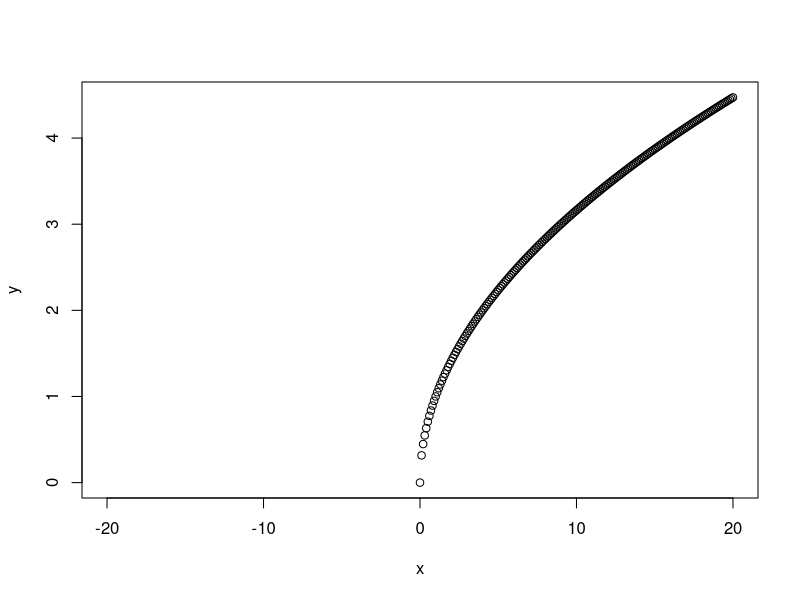
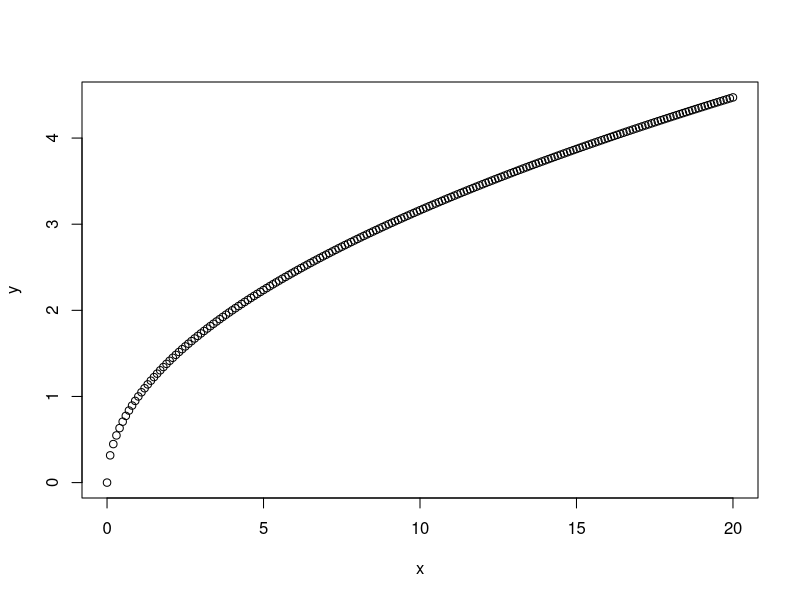
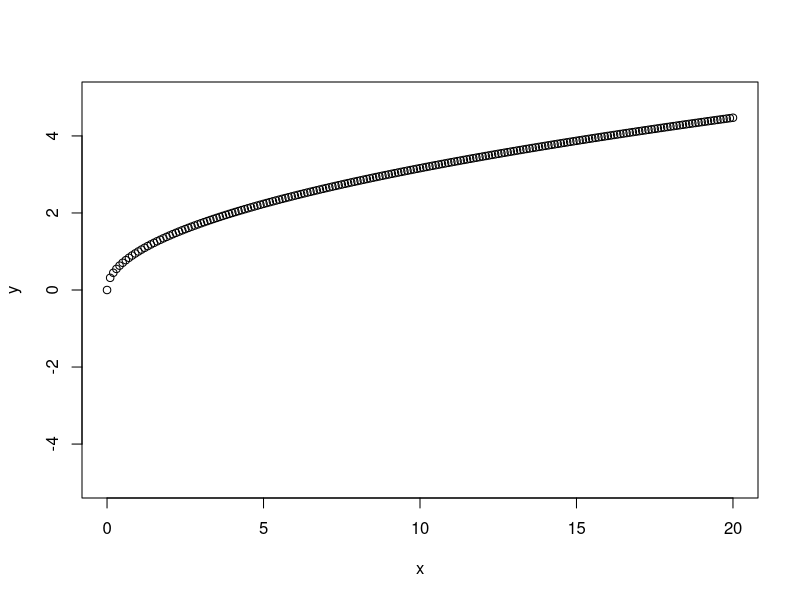

The R script that drew these images, in order:
# Square root of x

x <- seq(from=-20, to=20, by=0.1)

# square roo(x)
y <- sqrt(x)

# plot - high level
plot(x,y)

# limits in x direction
plot(x,y, xlim=c(0,20))

# limits in y direction
plot(x,y, xlim=c(0,20), ylim=c(-5,5))

# missing value placeholders
NaN
NA
